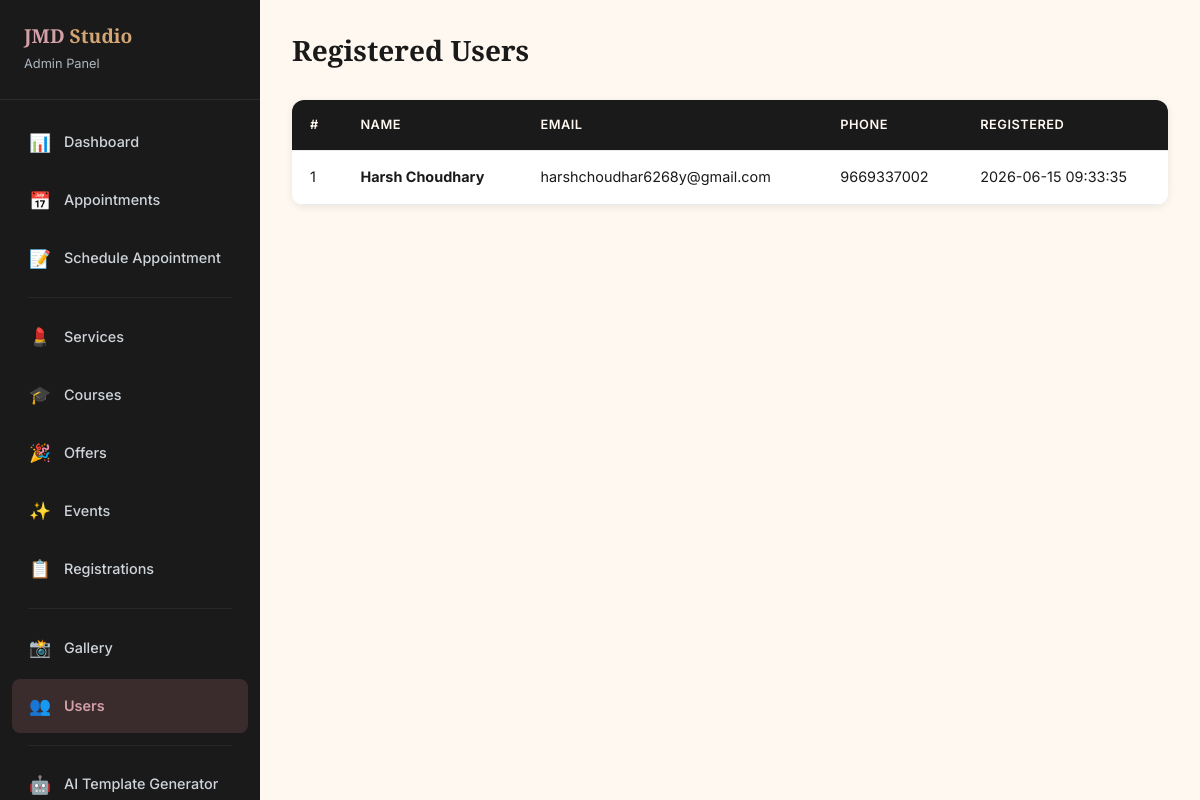
The app's page /manage-users (signed in) with its own data.
### tables this page shows
CREATE TABLE users (
        id INTEGER PRIMARY KEY AUTOINCREMENT,
        name TEXT NOT NULL,
        email TEXT UNIQUE NOT NULL,
        phone TEXT NOT NULL,
        password TEXT NOT NULL,
        created_at TIMESTAMP DEFAULT CURRENT_TIMESTAMP
    );

### app.py (the view)
@app.route('/manage-users')
@admin_required
def manage_users():
    db = get_db()
    users = db.execute('SELECT * FROM users ORDER BY created_at DESC').fetchall()
    return render_template('manage_users.html', users=users)

### app.py (called while the page is built)
def get_db():
    if 'db' not in g:
        g.db = sqlite3.connect(DB_NAME)
        g.db.row_factory = sqlite3.Row
    return g.db

def admin_required(f):
    @wraps(f)
    def decorated(*args, **kwargs):
        if 'admin_id' not in session:
            flash('Admin login required.', 'warning')
            return redirect(url_for('admin_login'))
        return f(*args, **kwargs)
    return decorated

def get_settings():
    db = get_db()
    rows = db.execute('SELECT key, value FROM site_settings').fetchall()
    return {row['key']: row['value'] for row in rows}

@app.context_processor
def inject_user():
    user = None
    unread_count = 0
    if 'user_id' in session:
        db = get_db()
        user = db.execute('SELECT * FROM users WHERE id = ?', (session['user_id'],)).fetchone()
        unread_count = db.execute('SELECT COUNT(*) FROM notifications WHERE user_id = ? AND is_read = 0',
                                  (session['user_id'],)).fetchone()[0]
    settings = get_settings()
    return dict(current_user=user, unread_count=unread_count, site=settings)

### templates/manage_users.html (shortened to what this page needs)
{% extends 'admin_base.html' %}
{% block admin_content %}
<div class="admin-header">
    <h1>Registered Users</h1>
</div>
{% if users %}
<div class="table-responsive">
    <table class="data-table">
        <thead>
            <tr>
                <th>#</th>
                <th>Name</th>
                <th>Email</th>
                <th>Phone</th>
                <th>Registered</th>
            </tr>
        </thead>
        <tbody>
            {% for user in users %}
            <tr>
                <td>{{ user.id }}</td>
                <td><strong>{{ user.name }}</strong></td>
                <td>{{ user.email }}</td>
                <td>{{ user.phone }}</td>
                <td>{{ user.created_at }}</td>
            </tr>
            {% endfor %}
        </tbody>
    </table>
</div>
{% else %}
<div class="empty-state bg-white rounded shadow p-4">
    <div class="empty-icon">👥</div>
    <p>No registered users yet.</p>
</div>
{% endif %}
{% endblock %}

### static/css/style.css (style rules this page uses)
:root { --rose-gold: #B76E79; --rose-gold-light: #D4A0A7; --rose-gold-dark: #8E4A55; --black: #1a1a1a; --black-light: #2d2d2d; --cream: #FFF8F0; --cream-dark: #F5EDE3; --soft-pink: #FFE4E1; --soft-pink-dark: #F5C6C0; --gold: #D4A574; --gold-light: #E8C9A8; --white: #FFFFFF; --gray-100: #F8F9FA; --gray-200: #E9ECEF; --gray-300: #DEE2E6; --gray-400: #CED4DA; --gray-500: #ADB5BD; --gray-600: #6C757D; --gray-700: #495057; --gray-800: #343A40; --success: #28A745; --warning: #FFC107; --error: #DC3545; --info: #17A2B8; --font-heading: 'Playfair Display', Georgia, serif; --font-body: 'Inter', -apple-system, BlinkMacSystemFont, sans-serif; --shadow-sm: 0 2px 8px rgba(0,0,0,0.08); --shadow-md: 0 4px 16px rgba(0,0,0,0.12); --shadow-lg: 0 8px 32px rgba(0,0,0,0.16); --shadow-xl: 0 16px 48px rgba(0,0,0,0.20); --radius-sm: 8px; --radius-md: 12px; --radius-lg: 20px; --radius-xl: 28px; --transition: all 0.3s cubic-bezier(0.4, 0, 0.2, 1); }
*, *::before, *::after { margin: 0; padding: 0; box-sizing: border-box; }
html { scroll-behavior: smooth; }
body { font-family: var(--font-body); font-size: 16px; line-height: 1.7; color: var(--black); background-color: var(--cream); overflow-x: hidden; }
h1, h2, h3, h4, h5, h6 { font-family: var(--font-heading); font-weight: 600; line-height: 1.3; color: var(--black); }
h1 { font-size: 3rem; }
.table-responsive { overflow-x: auto; border-radius: var(--radius-md); box-shadow: var(--shadow-sm); }
.data-table { width: 100%; border-collapse: collapse; background: var(--white); }
.data-table th, .data-table td { padding: 14px 18px; text-align: left; font-size: 0.9rem; border-bottom: 1px solid var(--gray-200); }
.data-table th { background: var(--black); color: var(--cream); font-weight: 600; font-size: 0.8rem; text-transform: uppercase; letter-spacing: 0.5px; }
.admin-header { display: flex; align-items: center; justify-content: space-between; margin-bottom: 32px; }
.admin-header h1 { font-size: 1.75rem; }

### records on screen
users: id "1", name "Harsh Choudhary", email "harshchoudhar6268y@gmail.com", phone "9669337002", created_at "2026-06-15 09:33:35"
